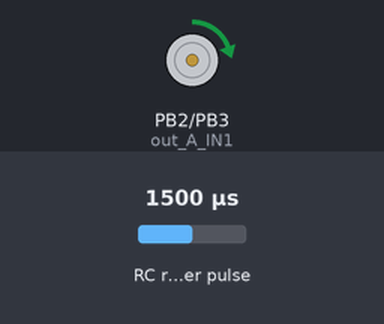
Recording of a sketch running on a simulated ATtiny85, built with avr-gcc and run on an emulated ATtiny85. Parts: motor-driver pin pairs drawn as motors (green arrow = first pin HIGH = forward, orange = second pin HIGH = backward, longer = more drive, scaled by the enable pin). Wiring (inferred from the names in the program): RC receiver channel: data PB0. Inputs (shaded band) come from the test bench; at power-on: RC receiver pulse 1500 µs.

Above: at 1.2 s.
1.3 s: RC receiver pulse set to 1020 µs
At 2.0 s:
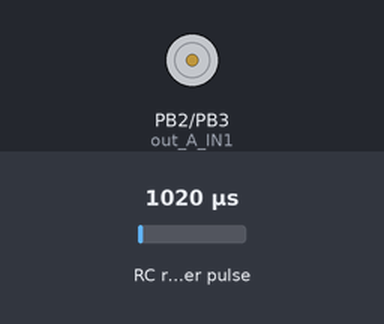
2.8 s: RC receiver pulse set to 1250 µs
At 3.2 s:
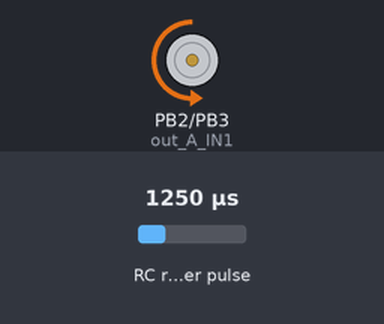
4.3 s: RC receiver pulse set to 1750 µs
At 5.5 s:
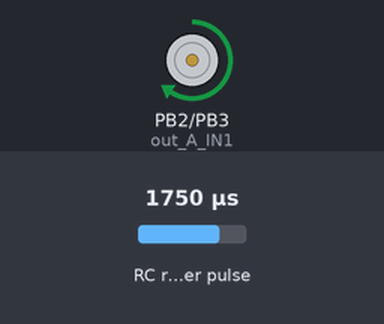
5.8 s: RC receiver pulse set to 1429 µs
At 6.6 s:
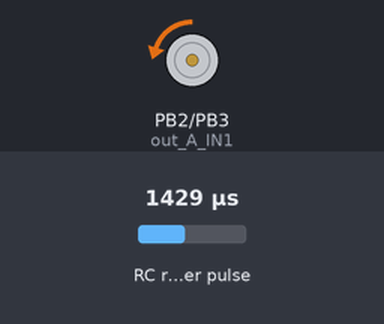
7.3 s: RC receiver pulse set to 1500 µs
At 7.8 s:
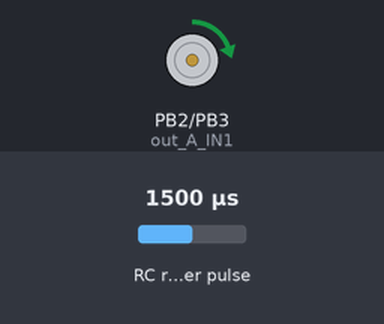
8.8 s: RC receiver pulse set to 1980 µs
At 10.2 s:
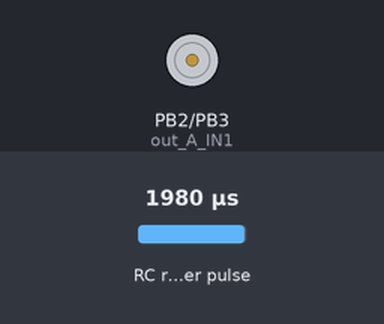
Timing chart, 0 to 11.3 s (numbered marks = the images above; inputs shaded):
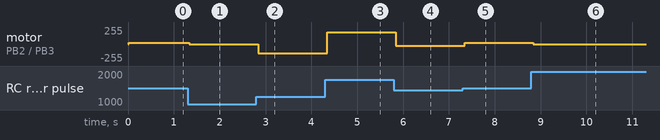

The sketch:

RC_Car_FNG_Tiny85.ino
```cpp
//ATtiny85 port of RC_Car_FNG_v2 - minimal 4-pin speed controller for the FNG (TB6612FNG)
//Firmware logic (median filter, ranges, scaling, clamps) identical to RC_Car_FNG_v2.ino,
//but stripped to a 4-pin build to run on an ATtiny85 (8KB flash / 512B SRAM).
//
//Wiring (ATtiny85 DIP-8, ATTinyCore pin numbering = port bit):
//  D0 (PB0, pin5) -> receiver throttle channel (PCINT0, interrupt input)
//  D1 (PB1, pin6) -> FNG PWMA (Timer1 OC1A - the hardware PWM pin)
//  D2 (PB2, pin7) -> FNG AIN1
//  D3 (PB3, pin2) -> FNG AIN2
//  D4 (PB4, pin3) -> unused (free)
//  D5 (PB5, pin1) -> RESET - do NOT disable (RSTDISBL) or in-circuit ISP dies
//  FNG STBY tied directly to 5V (always enabled)
//
//Things dropped vs v2: Serial debug, Wire, lights (front/back/bottom), gear channel,
//battery voltage monitor, and the EnableInterrupt library (replaced with a native
//pin-change ISR - same mechanism, smaller build).
//
//Compile/flash with ATTinyCore (http://drazzy.com/package_drazzy.com_index.json):
//  arduino-cli compile --fqbn ATTinyCore:avr:attinyx5:chip=85,clock=8internal
//  avrdude -c avrisp -P COM9 -b 19200 -p t85 -e -U flash:w:<hex>:i -U lfuse:w:0xE2:m -U hfuse:w:0xDD:m -U efuse:w:0xFF:m
//(fusion of an Arduino-as-ISP programmer on COM9; 8MHz internal clock)

#define THROTTLE_IN_PIN 0   //PB0
#define out_A_PWM 1         //PB1 OC1A
#define out_A_IN1 2         //PB2
#define out_A_IN2 3         //PB3

#define THROTTLE_FLAG 1

volatile uint8_t bUpdateFlagsShared;
volatile uint16_t unThrottleInShared;
uint32_t ulThrottleStart;

double tempSpeed;

void setup() {
  pinMode(out_A_IN1, OUTPUT);
  pinMode(out_A_IN2, OUTPUT);
  pinMode(out_A_PWM, OUTPUT);
  pinMode(THROTTLE_IN_PIN, INPUT);
  setDirection(0, 0);

  //pin change interrupt on ATtiny85, PB0 = PCINT0
  PCMSK |= (1 << PCINT0);   //watch PB0
  GIMSK |= (1 << PCIE);     //enable pin change interrupts
}

void loop() {
  //vars that change per loop
  static uint16_t unThrottleIn;
  static uint8_t bUpdateFlags;

  if(bUpdateFlagsShared) {
    noInterrupts(); //take a local copy of the shared variables

    bUpdateFlags = bUpdateFlagsShared;
    if(bUpdateFlags & THROTTLE_FLAG) {
      unThrottleIn = unThrottleInShared;
    }

    bUpdateFlagsShared = 0; //all updates have been taken
    interrupts();
  }
  if(bUpdateFlags & THROTTLE_FLAG) {
    setSpeed(unThrottleIn);
    bUpdateFlags = 0;
  }
}

//pin change interrupt service routine (replaces EnableInterrupt on the tiny85)
ISR(PCINT0_vect) {
  if(digitalRead(THROTTLE_IN_PIN) == HIGH) {
    ulThrottleStart = micros(); //rising edge, record start
  } else {
    //falling edge, pulse duration = time between edges
    unThrottleInShared = (uint16_t)(micros() - ulThrottleStart);
    bUpdateFlagsShared |= THROTTLE_FLAG;
  }
}

void setSpeed(uint16_t unThrottleIn){
  //dirty data filter: median of last 3 readings removes one-off corrupt samples
  //while still tracking genuine fast throws (a new stable value becomes the median)
  static uint16_t m1 = 0, m2 = 0, m3 = 0;
  if(unThrottleIn < 500 || unThrottleIn > 2500){
    return; //out of RC pulse band, ignore
  }
  m3 = m2;
  m2 = m1;
  m1 = unThrottleIn;
  //only use the reading once we have a full 3-sample window
  if(m3 != 0){
    uint16_t a = m1, b = m2, c = m3;
    //simple median of three
    if(a > b){ uint16_t t = a; a = b; b = t; }
    if(b > c){ uint16_t t = b; b = c; c = t; }
    if(a > b){ uint16_t t = a; a = b; b = t; }
    unThrottleIn = b;
  }
  if(unThrottleIn <= 1439 & unThrottleIn >= 1060){
    //backwards: 1060 = full reverse, 1439 = dead zone edge
    //1.96-style scale: (1468-1072)/255 = 1.55 -> full reverse = 255
    tempSpeed = (1468 - unThrottleIn) / 1.55;
    if(tempSpeed<0){
      tempSpeed=0;
    }
    if(tempSpeed>255){
      tempSpeed=255;
    }
    setDirection(1, (int)tempSpeed);
   }else{
    if(unThrottleIn >= 1500 & unThrottleIn <= 1900){
    //forwards: 1500 = just above neutral, 1900 = full forward
    //1.96-style scale: (1884-1468)/255 = 1.63 -> full forward = 255
    tempSpeed = (unThrottleIn - 1468) / 1.63;
    if(tempSpeed<0){
      tempSpeed=0;
    }
    if(tempSpeed>255){
      tempSpeed=255;
    }
    setDirection(2, (int)tempSpeed);
   }else{
    //release the power to the motor and let the car roll
     setDirection(0, 0);
   }
 }
}
void setDirection(int direction, int PWM){
  if(direction==0){
    digitalWrite(out_A_IN1,LOW);
    digitalWrite(out_A_IN2,LOW);
    digitalWrite(out_A_PWM,HIGH);
  } else{
    if(direction==1){
     digitalWrite(out_A_IN1,LOW);
     digitalWrite(out_A_IN2,HIGH);
     analogWrite(out_A_PWM,PWM);
    } else {
     digitalWrite(out_A_IN1,HIGH);
     digitalWrite(out_A_IN2,LOW);
     analogWrite(out_A_PWM,PWM);
    }
  }
}
```

Measured:
- after the input at 1.3 s, motor on PB2 (out_A_IN1) / PB3 (out_A_IN2): forward 22/255 → stopped at once
- after the input at 2.8 s, motor on PB2 (out_A_IN1) / PB3 (out_A_IN2): stopped → backward 136/255 at once
- after the input at 4.3 s, motor on PB2 (out_A_IN1) / PB3 (out_A_IN2): backward 136/255 → forward 174/255 at once
- after the input at 5.8 s, motor on PB2 (out_A_IN1) / PB3 (out_A_IN2): forward 174/255 → backward 23/255 at once
- after the input at 7.3 s, motor on PB2 (out_A_IN1) / PB3 (out_A_IN2): backward 23/255 → forward 22/255 at once
- after the input at 8.8 s, motor on PB2 (out_A_IN1) / PB3 (out_A_IN2): forward 22/255 → stopped at once
